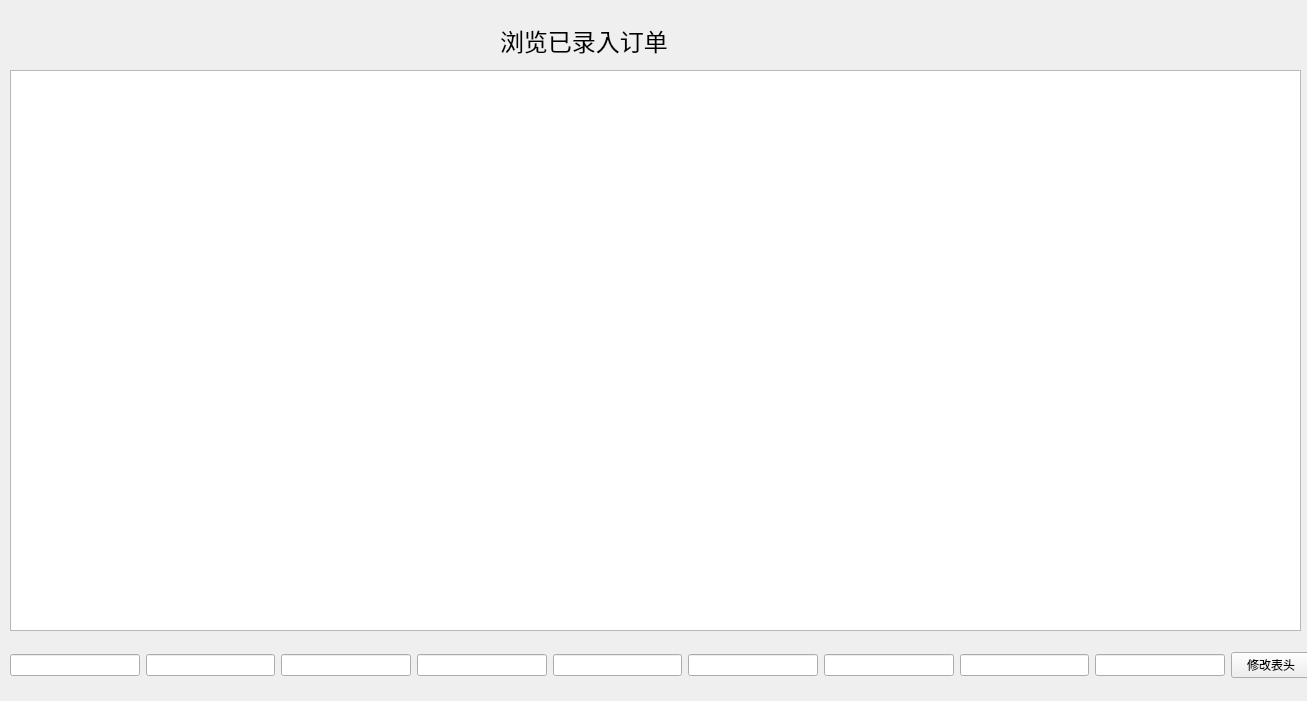
<?xml version="1.0" encoding="UTF-8"?>
<ui version="4.0">
 <class>Browse</class>
 <widget class="QWidget" name="Browse">
  <property name="geometry">
   <rect>
    <x>0</x>
    <y>0</y>
    <width>1307</width>
    <height>701</height>
   </rect>
  </property>
  <property name="windowTitle">
   <string>Form</string>
  </property>
  <widget class="QLabel" name="label">
   <property name="geometry">
    <rect>
     <x>500</x>
     <y>20</y>
     <width>281</width>
     <height>41</height>
    </rect>
   </property>
   <property name="font">
    <font>
     <pointsize>18</pointsize>
    </font>
   </property>
   <property name="text">
    <string>浏览已录入订单</string>
   </property>
  </widget>
  <widget class="QTableView" name="tableView">
   <property name="geometry">
    <rect>
     <x>10</x>
     <y>70</y>
     <width>1291</width>
     <height>561</height>
    </rect>
   </property>
  </widget>
  <widget class="QWidget" name="widget" native="true">
   <property name="geometry">
    <rect>
     <x>10</x>
     <y>640</y>
     <width>1301</width>
     <height>50</height>
    </rect>
   </property>
   <layout class="QHBoxLayout" name="horizontalLayout">
    <item>
     <widget class="QLineEdit" name="a"/>
    </item>
    <item>
     <widget class="QLineEdit" name="b"/>
    </item>
    <item>
     <widget class="QLineEdit" name="c"/>
    </item>
    <item>
     <widget class="QLineEdit" name="d"/>
    </item>
    <item>
     <widget class="QLineEdit" name="e"/>
    </item>
    <item>
     <widget class="QLineEdit" name="f"/>
    </item>
    <item>
     <widget class="QLineEdit" name="g"/>
    </item>
    <item>
     <widget class="QLineEdit" name="h"/>
    </item>
    <item>
     <widget class="QLineEdit" name="i"/>
    </item>
    <item>
     <widget class="QPushButton" name="pushButton">
      <property name="text">
       <string>修改表头</string>
      </property>
     </widget>
    </item>
   </layout>
  </widget>
 </widget>
 <resources/>
 <connections/>
</ui>
